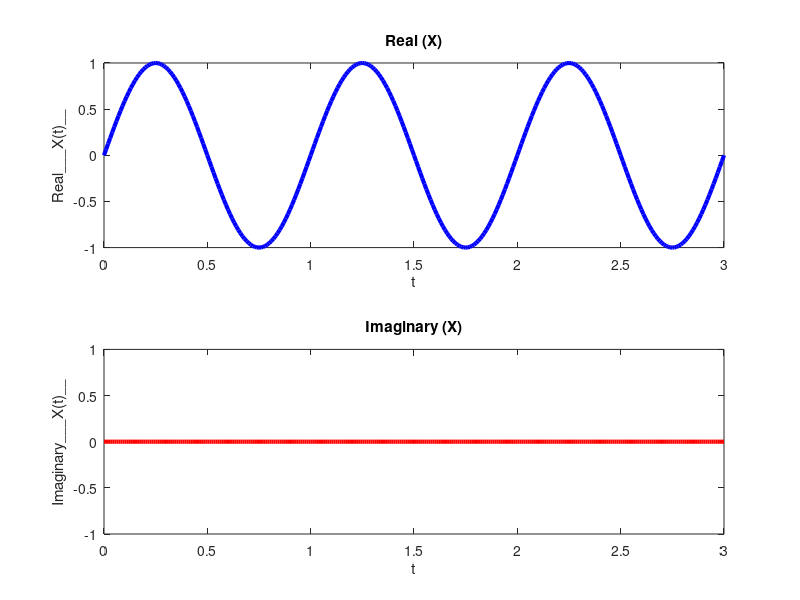

Here is the MATLAB script that generated this plot:
t = 0 : 0.01 : 3;
f = 1;
X = sin(2*pi*f*t);

x1 = real(X);
subplot(2,1,1);
plot(t, x1, 'b', 'LineWidth', 3);
title('Real (X)');
xlabel('t'); ylabel('Real___X(t)__');

x2 = imag(X);
subplot(2,1,2);
plot(t, x2, 'r', 'LineWidth', 3);
title('Imaginary (X)');
xlabel('t'); ylabel('Imaginary___X(t)__');

print ('Exp3_2a','-dpdf','-fillpage');
